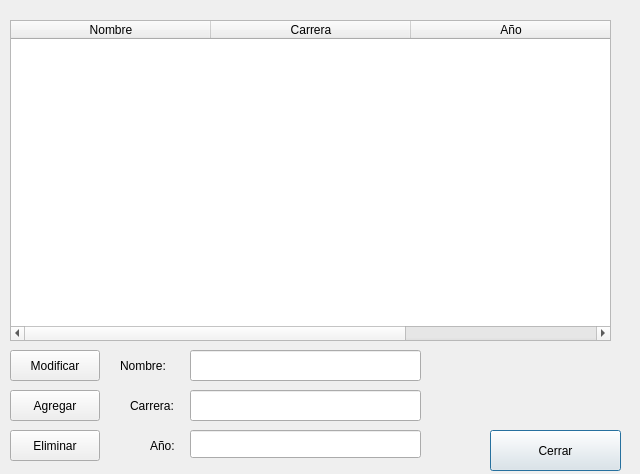
<?xml version="1.0" encoding="UTF-8"?>
<ui version="4.0">
 <class>Dialog</class>
 <widget class="QDialog" name="Dialog">
  <property name="geometry">
   <rect>
    <x>0</x>
    <y>0</y>
    <width>640</width>
    <height>474</height>
   </rect>
  </property>
  <property name="minimumSize">
   <size>
    <width>640</width>
    <height>400</height>
   </size>
  </property>
  <property name="windowTitle">
   <string>Materias</string>
  </property>
  <widget class="QPushButton" name="btnCerrar">
   <property name="geometry">
    <rect>
     <x>490</x>
     <y>430</y>
     <width>131</width>
     <height>41</height>
    </rect>
   </property>
   <property name="text">
    <string>Cerrar</string>
   </property>
  </widget>
  <widget class="QTableWidget" name="tlbMaterias">
   <property name="geometry">
    <rect>
     <x>10</x>
     <y>20</y>
     <width>601</width>
     <height>321</height>
    </rect>
   </property>
   <property name="columnCount">
    <number>3</number>
   </property>
   <attribute name="horizontalHeaderDefaultSectionSize">
    <number>200</number>
   </attribute>
   <column>
    <property name="text">
     <string>Nombre</string>
    </property>
    <property name="font">
     <font>
      <pointsize>9</pointsize>
      <bold>false</bold>
     </font>
    </property>
   </column>
   <column>
    <property name="text">
     <string>Carrera</string>
    </property>
   </column>
   <column>
    <property name="text">
     <string notr="true">Año</string>
    </property>
   </column>
  </widget>
  <widget class="QPushButton" name="btnAgregar">
   <property name="geometry">
    <rect>
     <x>10</x>
     <y>390</y>
     <width>90</width>
     <height>31</height>
    </rect>
   </property>
   <property name="text">
    <string>Agregar</string>
   </property>
  </widget>
  <widget class="QPushButton" name="btnEliminar">
   <property name="geometry">
    <rect>
     <x>10</x>
     <y>430</y>
     <width>90</width>
     <height>31</height>
    </rect>
   </property>
   <property name="text">
    <string>Eliminar</string>
   </property>
  </widget>
  <widget class="QLabel" name="nombre">
   <property name="geometry">
    <rect>
     <x>120</x>
     <y>350</y>
     <width>91</width>
     <height>31</height>
    </rect>
   </property>
   <property name="text">
    <string>Nombre:</string>
   </property>
  </widget>
  <widget class="QLabel" name="carrera">
   <property name="geometry">
    <rect>
     <x>130</x>
     <y>390</y>
     <width>61</width>
     <height>31</height>
    </rect>
   </property>
   <property name="text">
    <string>Carrera:</string>
   </property>
  </widget>
  <widget class="QLabel" name="anio">
   <property name="geometry">
    <rect>
     <x>150</x>
     <y>430</y>
     <width>51</width>
     <height>31</height>
    </rect>
   </property>
   <property name="text">
    <string>Año:</string>
   </property>
  </widget>
  <widget class="QLineEdit" name="txtNombre">
   <property name="geometry">
    <rect>
     <x>190</x>
     <y>350</y>
     <width>231</width>
     <height>31</height>
    </rect>
   </property>
  </widget>
  <widget class="QLineEdit" name="txtCarrera">
   <property name="geometry">
    <rect>
     <x>190</x>
     <y>390</y>
     <width>231</width>
     <height>31</height>
    </rect>
   </property>
  </widget>
  <widget class="QLineEdit" name="txtAnio">
   <property name="geometry">
    <rect>
     <x>190</x>
     <y>430</y>
     <width>231</width>
     <height>28</height>
    </rect>
   </property>
  </widget>
  <widget class="QPushButton" name="btnModificar">
   <property name="geometry">
    <rect>
     <x>10</x>
     <y>350</y>
     <width>90</width>
     <height>31</height>
    </rect>
   </property>
   <property name="text">
    <string>Modificar</string>
   </property>
  </widget>
 </widget>
 <resources/>
 <connections/>
</ui>
